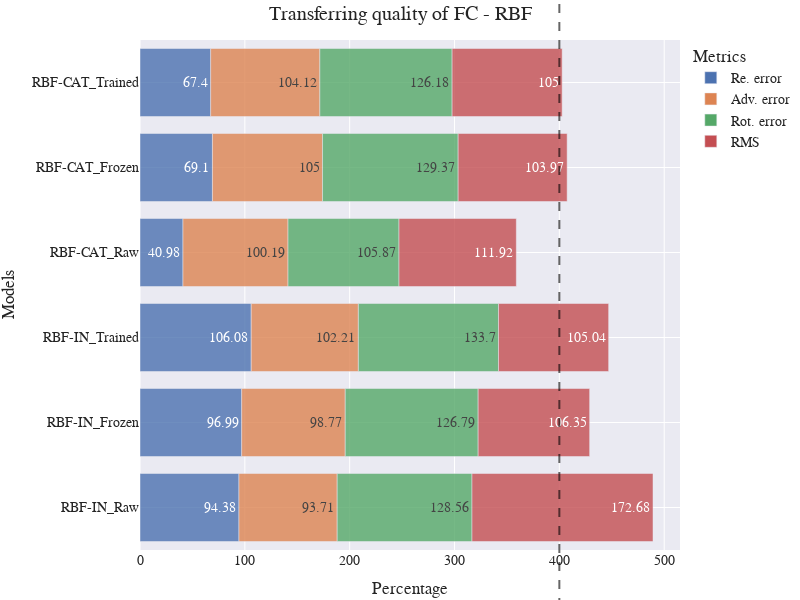

The notebook cell this image was saved under:
### Code cell
file_name = "RBF_RAW_F_T"
keys = list(comp_df_in.keys())
x = ["RBF-IN_" + k for k in keys for i in range(4)] + ["RBF-CAT_" + k for k in keys for i in range(4)]
y = []
for k in keys:
    y += [comp_df_in[k][metric][0][0] for metric in METRICS]
for k in keys:
    y += [comp_df_cat[k][metric][0][0] for metric in METRICS]

df_formatted = dict(Models=x, Percentage=y, Metrics=METRICS_RENAME*len(keys)*2)
fig = plot_bar(results=df_formatted, title="Transferring quality of FC - RBF", vertical=True,
        width=800, height=600, add_hline=True, annotation_text="")
save_plot(fig, "img/trans/"+file_name+".svg")
fig.show()

### Figure 1 — Plotly figure (JSON) as saved in the notebook; plotly's stock layout.template omitted (floating-point values rounded to 4 significant figures)
{"data": [{"alignmentgroup": "True", "hovertemplate": "Metrics=Re. error<br>Percentage=%{text}<br>Models=%{y}<extra></extra>", "legendgroup": "Re. error", "marker": {"color": "rgb(76,114,176)", "opacity": 0.8, "pattern": {"shape": ""}}, "name": "Re. error", "offsetgroup": "Re. error", "orientation": "h", "showlegend": true, "text": [94.38, 96.99, 106.1, 40.98, 69.1, 67.4], "textposition": "auto", "type": "bar", "x": [94.38, 96.99, 106.1, 40.98, 69.1, 67.4], "xaxis": "x", "y": ["RBF-IN_Raw", "RBF-IN_Frozen", "RBF-IN_Trained", "RBF-CAT_Raw", "RBF-CAT_Frozen", "RBF-CAT_Trained"], "yaxis": "y"}, {"alignmentgroup": "True", "hovertemplate": "Metrics=Adv. error<br>Percentage=%{text}<br>Models=%{y}<extra></extra>", "legendgroup": "Adv. error", "marker": {"color": "rgb(221,132,82)", "opacity": 0.8, "pattern": {"shape": ""}}, "name": "Adv. error", "offsetgroup": "Adv. error", "orientation": "h", "showlegend": true, "text": [93.71, 98.77, 102.2, 100.2, 105, 104.1], "textposition": "auto", "type": "bar", "x": [93.71, 98.77, 102.2, 100.2, 105, 104.1], "xaxis": "x", "y": ["RBF-IN_Raw", "RBF-IN_Frozen", "RBF-IN_Trained", "RBF-CAT_Raw", "RBF-CAT_Frozen", "RBF-CAT_Trained"], "yaxis": "y"}, {"alignmentgroup": "True", "hovertemplate": "Metrics=Rot. error<br>Percentage=%{text}<br>Models=%{y}<extra></extra>", "legendgroup": "Rot. error", "marker": {"color": "rgb(85,168,104)", "opacity": 0.8, "pattern": {"shape": ""}}, "name": "Rot. error", "offsetgroup": "Rot. error", "orientation": "h", "showlegend": true, "text": [128.6, 126.8, 133.7, 105.9, 129.4, 126.2], "textposition": "auto", "type": "bar", "x": [128.6, 126.8, 133.7, 105.9, 129.4, 126.2], "xaxis": "x", "y": ["RBF-IN_Raw", "RBF-IN_Frozen", "RBF-IN_Trained", "RBF-CAT_Raw", "RBF-CAT_Frozen", "RBF-CAT_Trained"], "yaxis": "y"}, {"alignmentgroup": "True", "hovertemplate": "Metrics=RMS<br>Percentage=%{text}<br>Models=%{y}<extra></extra>", "legendgroup": "RMS", "marker": {"color": "rgb(196,78,82)", "opacity": 0.8, "pattern": {"shape": ""}}, "name": "RMS", "offsetgroup": "RMS", "orientation": "h", "showlegend": true, "text": [172.7, 106.3, 105.0, 111.9, 104.0, 105], "textposition": "auto", "type": "bar", "x": [172.7, 106.3, 105.0, 111.9, 104.0, 105], "xaxis": "x", "y": ["RBF-IN_Raw", "RBF-IN_Frozen", "RBF-IN_Trained", "RBF-CAT_Raw", "RBF-CAT_Frozen", "RBF-CAT_Trained"], "yaxis": "y"}], "layout": {"annotations": [{"showarrow": false, "text": "", "x": 400, "xanchor": "center", "xref": "x", "y": 1, "yanchor": "bottom", "yref": "y domain"}], "barmode": "relative", "font": {"family": "Serif", "size": 14}, "height": 600, "legend": {"title": {"text": "Metrics"}, "tracegroupgap": 0}, "margin": {"b": 5, "l": 5, "r": 5, "t": 40}, "shapes": [{"line": {"color": "black", "dash": "dash", "width": 2}, "opacity": 0.6, "type": "line", "x0": 400, "x1": 400, "xref": "x", "y0": -0.5, "y1": 5.5, "yref": "y domain"}], "title": {"text": "Transferring quality of FC - RBF"}, "width": 800, "xaxis": {"anchor": "y", "domain": [0, 1], "title": {"text": "Percentage"}}, "yaxis": {"anchor": "x", "domain": [0, 1], "title": {"text": "Models"}}}}
